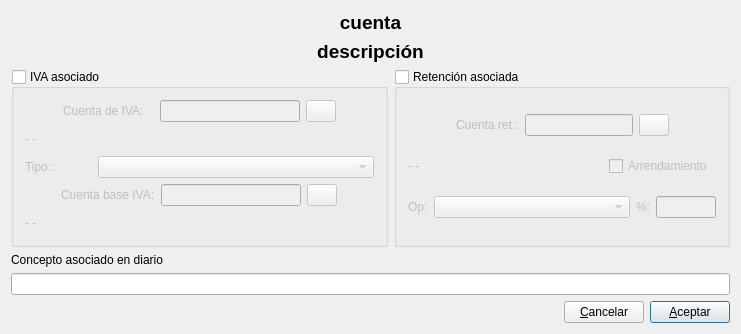
<?xml version="1.0" encoding="UTF-8"?>
<ui version="4.0">
 <author>José Manuel Díez Botella</author>
 <class>ed_iva_ret_cta</class>
 <widget class="QDialog" name="ed_iva_ret_cta">
  <property name="geometry">
   <rect>
    <x>0</x>
    <y>0</y>
    <width>741</width>
    <height>334</height>
   </rect>
  </property>
  <property name="windowTitle">
   <string>Asociar IVA y retención a cuentas</string>
  </property>
  <layout class="QVBoxLayout" name="verticalLayout">
   <item>
    <widget class="QLabel" name="cuentalabel">
     <property name="maximumSize">
      <size>
       <width>740</width>
       <height>16777215</height>
      </size>
     </property>
     <property name="font">
      <font>
       <pointsize>14</pointsize>
       <weight>75</weight>
       <bold>true</bold>
      </font>
     </property>
     <property name="text">
      <string>cuenta</string>
     </property>
     <property name="alignment">
      <set>Qt::AlignCenter</set>
     </property>
    </widget>
   </item>
   <item>
    <widget class="QLabel" name="descriplabel">
     <property name="maximumSize">
      <size>
       <width>740</width>
       <height>16777215</height>
      </size>
     </property>
     <property name="font">
      <font>
       <pointsize>14</pointsize>
       <weight>75</weight>
       <bold>true</bold>
      </font>
     </property>
     <property name="text">
      <string>descripción</string>
     </property>
     <property name="alignment">
      <set>Qt::AlignCenter</set>
     </property>
    </widget>
   </item>
   <item>
    <layout class="QHBoxLayout" name="horizontalLayout_2">
     <item>
      <widget class="QGroupBox" name="ivaasocgroupBox">
       <property name="sizePolicy">
        <sizepolicy hsizetype="Expanding" vsizetype="Expanding">
         <horstretch>0</horstretch>
         <verstretch>0</verstretch>
        </sizepolicy>
       </property>
       <property name="title">
        <string>IVA asociado</string>
       </property>
       <property name="checkable">
        <bool>true</bool>
       </property>
       <property name="checked">
        <bool>false</bool>
       </property>
       <layout class="QVBoxLayout" name="verticalLayout_5">
        <item>
         <layout class="QHBoxLayout" name="horizontalLayout_3">
          <item>
           <spacer name="horizontalSpacer_5">
            <property name="orientation">
             <enum>Qt::Horizontal</enum>
            </property>
            <property name="sizeHint" stdset="0">
             <size>
              <width>40</width>
              <height>20</height>
             </size>
            </property>
           </spacer>
          </item>
          <item>
           <widget class="QLabel" name="label_7">
            <property name="minimumSize">
             <size>
              <width>91</width>
              <height>0</height>
             </size>
            </property>
            <property name="text">
             <string>Cuenta de IVA:</string>
            </property>
           </widget>
          </item>
          <item>
           <widget class="QLineEdit" name="cuentaIVAlineEdit">
            <property name="minimumSize">
             <size>
              <width>140</width>
              <height>0</height>
             </size>
            </property>
           </widget>
          </item>
          <item>
           <widget class="QPushButton" name="ctaIVApushButton">
            <property name="sizePolicy">
             <sizepolicy hsizetype="Fixed" vsizetype="Fixed">
              <horstretch>30</horstretch>
              <verstretch>25</verstretch>
             </sizepolicy>
            </property>
            <property name="maximumSize">
             <size>
              <width>30</width>
              <height>16777215</height>
             </size>
            </property>
            <property name="text">
             <string/>
            </property>
            <property name="icon">
             <iconset resource="keme.qrc">
              <normaloff>:/iconos/graf/viewer.xpm</normaloff>:/iconos/graf/viewer.xpm</iconset>
            </property>
           </widget>
          </item>
          <item>
           <spacer name="horizontalSpacer_6">
            <property name="orientation">
             <enum>Qt::Horizontal</enum>
            </property>
            <property name="sizeHint" stdset="0">
             <size>
              <width>40</width>
              <height>20</height>
             </size>
            </property>
           </spacer>
          </item>
         </layout>
        </item>
        <item>
         <widget class="QLabel" name="descripctaIVAlabel">
          <property name="sizePolicy">
           <sizepolicy hsizetype="Preferred" vsizetype="Preferred">
            <horstretch>0</horstretch>
            <verstretch>0</verstretch>
           </sizepolicy>
          </property>
          <property name="maximumSize">
           <size>
            <width>315</width>
            <height>16777215</height>
           </size>
          </property>
          <property name="text">
           <string>- -</string>
          </property>
         </widget>
        </item>
        <item>
         <layout class="QHBoxLayout" name="horizontalLayout_4">
          <item>
           <widget class="QLabel" name="label_8">
            <property name="text">
             <string>Tipo::</string>
            </property>
           </widget>
          </item>
          <item>
           <widget class="QComboBox" name="tipoIVAcomboBox">
            <property name="sizePolicy">
             <sizepolicy hsizetype="Expanding" vsizetype="Fixed">
              <horstretch>0</horstretch>
              <verstretch>0</verstretch>
             </sizepolicy>
            </property>
            <property name="maximumSize">
             <size>
              <width>276</width>
              <height>16777215</height>
             </size>
            </property>
           </widget>
          </item>
         </layout>
        </item>
        <item>
         <layout class="QHBoxLayout" name="horizontalLayout_5">
          <item>
           <spacer name="horizontalSpacer_2">
            <property name="orientation">
             <enum>Qt::Horizontal</enum>
            </property>
            <property name="sizeHint" stdset="0">
             <size>
              <width>40</width>
              <height>20</height>
             </size>
            </property>
           </spacer>
          </item>
          <item>
           <widget class="QLabel" name="label">
            <property name="text">
             <string>Cuenta base IVA:</string>
            </property>
           </widget>
          </item>
          <item>
           <widget class="QLineEdit" name="ctaBaseIVAlineEdit">
            <property name="minimumSize">
             <size>
              <width>140</width>
              <height>0</height>
             </size>
            </property>
           </widget>
          </item>
          <item>
           <widget class="QPushButton" name="ctaBaseIVApushButton">
            <property name="sizePolicy">
             <sizepolicy hsizetype="Fixed" vsizetype="Fixed">
              <horstretch>30</horstretch>
              <verstretch>25</verstretch>
             </sizepolicy>
            </property>
            <property name="maximumSize">
             <size>
              <width>30</width>
              <height>16777215</height>
             </size>
            </property>
            <property name="text">
             <string/>
            </property>
            <property name="icon">
             <iconset resource="keme.qrc">
              <normaloff>:/iconos/graf/viewer.xpm</normaloff>:/iconos/graf/viewer.xpm</iconset>
            </property>
           </widget>
          </item>
          <item>
           <spacer name="horizontalSpacer_3">
            <property name="orientation">
             <enum>Qt::Horizontal</enum>
            </property>
            <property name="sizeHint" stdset="0">
             <size>
              <width>40</width>
              <height>20</height>
             </size>
            </property>
           </spacer>
          </item>
         </layout>
        </item>
        <item>
         <widget class="QLabel" name="descripctaBaseIVAlabel">
          <property name="sizePolicy">
           <sizepolicy hsizetype="Preferred" vsizetype="Preferred">
            <horstretch>0</horstretch>
            <verstretch>0</verstretch>
           </sizepolicy>
          </property>
          <property name="maximumSize">
           <size>
            <width>315</width>
            <height>16777215</height>
           </size>
          </property>
          <property name="text">
           <string>- -</string>
          </property>
         </widget>
        </item>
       </layout>
      </widget>
     </item>
     <item>
      <widget class="QGroupBox" name="retgroupBox">
       <property name="sizePolicy">
        <sizepolicy hsizetype="Expanding" vsizetype="Preferred">
         <horstretch>0</horstretch>
         <verstretch>0</verstretch>
        </sizepolicy>
       </property>
       <property name="minimumSize">
        <size>
         <width>336</width>
         <height>0</height>
        </size>
       </property>
       <property name="title">
        <string>Retención asociada</string>
       </property>
       <property name="checkable">
        <bool>true</bool>
       </property>
       <property name="checked">
        <bool>false</bool>
       </property>
       <layout class="QVBoxLayout" name="verticalLayout_7">
        <item>
         <layout class="QHBoxLayout" name="horizontalLayout_19">
          <item>
           <spacer name="horizontalSpacer_11">
            <property name="orientation">
             <enum>Qt::Horizontal</enum>
            </property>
            <property name="sizeHint" stdset="0">
             <size>
              <width>28</width>
              <height>20</height>
             </size>
            </property>
           </spacer>
          </item>
          <item>
           <widget class="QLabel" name="label_14">
            <property name="text">
             <string>Cuenta ret.:</string>
            </property>
           </widget>
          </item>
          <item>
           <widget class="QLineEdit" name="cuentata_ret_asiglineEdit"/>
          </item>
          <item>
           <widget class="QPushButton" name="ctaretpushButton">
            <property name="sizePolicy">
             <sizepolicy hsizetype="Fixed" vsizetype="Fixed">
              <horstretch>30</horstretch>
              <verstretch>25</verstretch>
             </sizepolicy>
            </property>
            <property name="maximumSize">
             <size>
              <width>30</width>
              <height>16777215</height>
             </size>
            </property>
            <property name="text">
             <string/>
            </property>
            <property name="icon">
             <iconset resource="keme.qrc">
              <normaloff>:/iconos/graf/viewer.xpm</normaloff>:/iconos/graf/viewer.xpm</iconset>
            </property>
           </widget>
          </item>
          <item>
           <spacer name="horizontalSpacer_12">
            <property name="orientation">
             <enum>Qt::Horizontal</enum>
            </property>
            <property name="sizeHint" stdset="0">
             <size>
              <width>13</width>
              <height>20</height>
             </size>
            </property>
           </spacer>
          </item>
         </layout>
        </item>
        <item>
         <layout class="QHBoxLayout" name="horizontalLayout_14">
          <item>
           <widget class="QLabel" name="cta_ret_label">
            <property name="sizePolicy">
             <sizepolicy hsizetype="Expanding" vsizetype="Preferred">
              <horstretch>0</horstretch>
              <verstretch>0</verstretch>
             </sizepolicy>
            </property>
            <property name="maximumSize">
             <size>
              <width>195</width>
              <height>16777215</height>
             </size>
            </property>
            <property name="text">
             <string>- -</string>
            </property>
           </widget>
          </item>
          <item>
           <widget class="QCheckBox" name="es_ret_asigcheckBox">
            <property name="text">
             <string>Arrendamiento</string>
            </property>
           </widget>
          </item>
         </layout>
        </item>
        <item>
         <layout class="QHBoxLayout" name="horizontalLayout_10">
          <item>
           <widget class="QLabel" name="label_15">
            <property name="text">
             <string>Op:</string>
            </property>
           </widget>
          </item>
          <item>
           <widget class="QComboBox" name="tipo_oper_ret_asigcomboBox">
            <property name="sizePolicy">
             <sizepolicy hsizetype="Expanding" vsizetype="Fixed">
              <horstretch>0</horstretch>
              <verstretch>0</verstretch>
             </sizepolicy>
            </property>
            <property name="maximumSize">
             <size>
              <width>282</width>
              <height>16777215</height>
             </size>
            </property>
           </widget>
          </item>
          <item>
           <widget class="QLabel" name="label_18">
            <property name="text">
             <string>%:</string>
            </property>
           </widget>
          </item>
          <item>
           <widget class="QLineEdit" name="porc_ret_asig_lineEdit">
            <property name="minimumSize">
             <size>
              <width>60</width>
              <height>0</height>
             </size>
            </property>
            <property name="maximumSize">
             <size>
              <width>60</width>
              <height>16777215</height>
             </size>
            </property>
           </widget>
          </item>
         </layout>
        </item>
       </layout>
      </widget>
     </item>
    </layout>
   </item>
   <item>
    <widget class="QLabel" name="label_9">
     <property name="text">
      <string>Concepto asociado en diario</string>
     </property>
    </widget>
   </item>
   <item>
    <widget class="QLineEdit" name="conceptodiariolineEdit"/>
   </item>
   <item>
    <layout class="QHBoxLayout" name="horizontalLayout">
     <item>
      <spacer name="horizontalSpacer">
       <property name="orientation">
        <enum>Qt::Horizontal</enum>
       </property>
       <property name="sizeHint" stdset="0">
        <size>
         <width>40</width>
         <height>20</height>
        </size>
       </property>
      </spacer>
     </item>
     <item>
      <widget class="QPushButton" name="pushButton">
       <property name="text">
        <string>&amp;Cancelar</string>
       </property>
       <property name="icon">
        <iconset resource="keme.qrc">
         <normaloff>:/iconos/graf/borrar.png</normaloff>:/iconos/graf/borrar.png</iconset>
       </property>
      </widget>
     </item>
     <item>
      <widget class="QPushButton" name="aceptarpushButton">
       <property name="text">
        <string>&amp;Aceptar</string>
       </property>
       <property name="icon">
        <iconset resource="keme.qrc">
         <normaloff>:/iconos/graf/check2.png</normaloff>:/iconos/graf/check2.png</iconset>
       </property>
       <property name="shortcut">
        <string>Alt+A</string>
       </property>
       <property name="default">
        <bool>true</bool>
       </property>
      </widget>
     </item>
    </layout>
   </item>
  </layout>
 </widget>
 <layoutdefault spacing="6" margin="11"/>
 <tabstops>
  <tabstop>ivaasocgroupBox</tabstop>
  <tabstop>cuentaIVAlineEdit</tabstop>
  <tabstop>ctaIVApushButton</tabstop>
  <tabstop>tipoIVAcomboBox</tabstop>
  <tabstop>ctaBaseIVAlineEdit</tabstop>
  <tabstop>ctaBaseIVApushButton</tabstop>
  <tabstop>retgroupBox</tabstop>
  <tabstop>cuentata_ret_asiglineEdit</tabstop>
  <tabstop>ctaretpushButton</tabstop>
  <tabstop>es_ret_asigcheckBox</tabstop>
  <tabstop>tipo_oper_ret_asigcomboBox</tabstop>
  <tabstop>porc_ret_asig_lineEdit</tabstop>
  <tabstop>conceptodiariolineEdit</tabstop>
  <tabstop>aceptarpushButton</tabstop>
  <tabstop>pushButton</tabstop>
 </tabstops>
 <resources>
  <include location="keme.qrc"/>
 </resources>
 <connections>
  <connection>
   <sender>pushButton</sender>
   <signal>clicked()</signal>
   <receiver>ed_iva_ret_cta</receiver>
   <slot>reject()</slot>
   <hints>
    <hint type="sourcelabel">
     <x>644</x>
     <y>323</y>
    </hint>
    <hint type="destinationlabel">
     <x>373</x>
     <y>315</y>
    </hint>
   </hints>
  </connection>
 </connections>
</ui>
